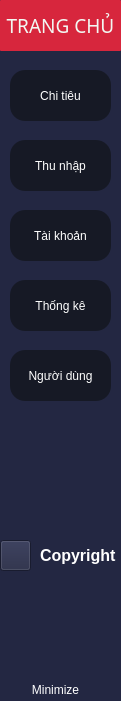
  <widget class="QWidget" name="widget" native="true">
   <property name="geometry">
    <rect>
     <x>0</x>
     <y>0</y>
     <width>121</width>
     <height>701</height>
    </rect>
   </property>
   <property name="styleSheet">
    <string notr="true">background-color: rgb(35, 39, 66,255);</string>
   </property>
   <widget class="QPushButton" name="pushButton_TrangChinh">
    <property name="geometry">
     <rect>
      <x>0</x>
      <y>0</y>
      <width>121</width>
      <height>51</height>
     </rect>
    </property>
    <property name="font">
     <font>
      <family>Segoe UI black</family>
      <pointsize>14</pointsize>
      <weight>7</weight>
      <italic>false</italic>
      <bold>false</bold>
     </font>
    </property>
    <property name="styleSheet">
     <string notr="true">border-radius: 1px;
color:#f2f7f2;
background-color:#D7263D;
font: 60 14pt &quot;Segoe UI black&quot;;</string>
    </property>
    <property name="text">
     <string>TRANG CHỦ</string>
    </property>
   </widget>
   <widget class="QPushButton" name="pushButton_ThuNhap">
    <property name="geometry">
     <rect>
      <x>10</x>
      <y>140</y>
      <width>101</width>
      <height>51</height>
     </rect>
    </property>
    <property name="styleSheet">
     <string notr="true">border-radius: 15px;
color: rgb(255, 255, 255);
background-color: #161925;
font: 75 15pt &quot;MS Shell Dlg 2&quot;;</string>
    </property>
    <property name="text">
     <string>Thu nhập</string>
    </property>
   </widget>
   <widget class="QPushButton" name="pushButton_NguoiDung">
    <property name="geometry">
     <rect>
      <x>10</x>
      <y>350</y>
      <width>101</width>
      <height>51</height>
     </rect>
    </property>
    <property name="styleSheet">
     <string notr="true">border-radius: 15px;
color: rgb(255, 255, 255);
background-color: #161925;
font: 75 15pt &quot;MS Shell Dlg 2&quot;;</string>
    </property>
    <property name="text">
     <string>Người dùng</string>
    </property>
   </widget>
   <widget class="QPushButton" name="pushButton_TaiKhoan">
    <property name="geometry">
     <rect>
      <x>10</x>
      <y>210</y>
      <width>101</width>
      <height>51</height>
     </rect>
    </property>
    <property name="styleSheet">
     <string notr="true">border-radius: 15px;
color: rgb(255, 255, 255);
background-color: #161925;
font: 75 15pt &quot;MS Shell Dlg 2&quot;;</string>
    </property>
    <property name="text">
     <string>Tài khoản</string>
    </property>
   </widget>
   <widget class="QPushButton" name="pushButton_ThongKe">
    <property name="geometry">
     <rect>
      <x>10</x>
      <y>280</y>
      <width>101</width>
      <height>51</height>
     </rect>
    </property>
    <property name="styleSheet">
     <string notr="true">border-radius: 15px;
color: rgb(255, 255, 255);
background-color: #161925;
font: 75 15pt &quot;MS Shell Dlg 2&quot;;</string>
    </property>
    <property name="text">
     <string>Thống kê</string>
    </property>
   </widget>
   <widget class="QPushButton" name="pushButton_ChiTieu">
    <property name="geometry">
     <rect>
      <x>10</x>
      <y>70</y>
      <width>101</width>
      <height>51</height>
     </rect>
    </property>
    <property name="mouseTracking">
     <bool>false</bool>
    </property>
    <property name="styleSheet">
     <string notr="true">border-radius: 15px;
color: rgb(255, 255, 255);
background-color: #161925;
font: 75 15pt &quot;MS Shell Dlg 2&quot;;</string>
    </property>
    <property name="text">
     <string>Chi tiêu</string>
    </property>
   </widget>
   <widget class="QPushButton" name="pushButton_minimize">
    <property name="geometry">
     <rect>
      <x>30</x>
      <y>680</y>
      <width>51</width>
      <height>20</height>
     </rect>
    </property>
    <property name="styleSheet">
     <string notr="true">border-radius: 2px;
color: rgb(255, 255, 255);
background-color: rgb(255, 255, 127, 0);
font: 75 8pt &quot;MS Shell Dlg 2&quot;;</string>
    </property>
    <property name="text">
     <string>Minimize</string>
    </property>
   </widget>
   <widget class="QPushButton" name="btn_Help">
    <property name="geometry">
     <rect>
      <x>0</x>
      <y>540</y>
      <width>31</width>
      <height>31</height>
     </rect>
    </property>
    <property name="toolTip">
     <string>&lt;!DOCTYPE HTML PUBLIC &quot;-//W3C//DTD HTML 4.0//EN&quot; &quot;http://www.w3.org/TR/REC-html40/strict.dtd&quot;&gt;
&lt;html&gt;&lt;head&gt;&lt;meta name=&quot;qrichtext&quot; content=&quot;1&quot; /&gt;&lt;style type=&quot;text/css&quot;&gt;
p, li { white-space: pre-wrap; }
&lt;/style&gt;&lt;/head&gt;&lt;body style=&quot; font-family:'MS Shell Dlg 2'; font-size:8pt; font-weight:400; font-style:normal;&quot;&gt;
&lt;p style=&quot;-qt-paragraph-type:empty; margin-top:12px; margin-bottom:12px; margin-left:0px; margin-right:0px; -qt-block-indent:0; text-indent:0px;&quot;&gt;&lt;br /&gt;&lt;/p&gt;&lt;/body&gt;&lt;/html&gt;</string>
    </property>
    <property name="styleSheet">
     <string notr="true">
border-image: url(:/Images/Icon/copyright.png);</string>
    </property>
    <property name="text">
     <string/>
    </property>
   </widget>
   <widget class="QLabel" name="label_Copyright">
    <property name="geometry">
     <rect>
      <x>40</x>
      <y>540</y>
      <width>81</width>
      <height>31</height>
     </rect>
    </property>
    <property name="toolTip">
     <string>&lt;html&gt;&lt;head/&gt;&lt;body&gt;&lt;p&gt;&lt;span style=&quot; font-family:'MS Shell Dlg 2'; font-size:11pt;&quot;&gt;Phần mềm &lt;/span&gt;&lt;span style=&quot; font-family:'MS Shell Dlg 2'; font-size:11pt; font-style:italic;&quot;&gt;quản lý thu chi&lt;/span&gt;&lt;span style=&quot; font-family:'MS Shell Dlg 2'; font-size:11pt;&quot;&gt; được thiết kế và phát triển bởi &lt;/span&gt;&lt;span style=&quot; font-family:'MS Shell Dlg 2'; font-size:11pt; font-weight:600;&quot;&gt;Duc Truong&lt;/span&gt;&lt;span style=&quot; font-family:'MS Shell Dlg 2'; font-size:11pt;&quot;&gt;. Mong các bạn hài lòng với sản phẩm của mình ^-^. &lt;/span&gt;&lt;span style=&quot; font-family:'MS Shell Dlg 2'; font-size:11pt; font-weight:600; font-style:italic;&quot;&gt;Thanks for using!&lt;/span&gt;&lt;/p&gt;&lt;/body&gt;&lt;/html&gt;</string>
    </property>
    <property name="styleSheet">
     <string notr="true">font: 75 14pt &quot;Segoe UI&quot;;
color: rgb(255, 255, 255);</string>
    </property>
    <property name="text">
     <string>&lt;html&gt;&lt;head/&gt;&lt;body&gt;&lt;p&gt;&lt;span style=&quot; font-size:12pt; font-weight:600;&quot;&gt;Copyright&lt;/span&gt;&lt;/p&gt;&lt;/body&gt;&lt;/html&gt;</string>
    </property>
    <property name="textFormat">
     <enum>Qt::RichText</enum>
    </property>
   </widget>
  </widget>
